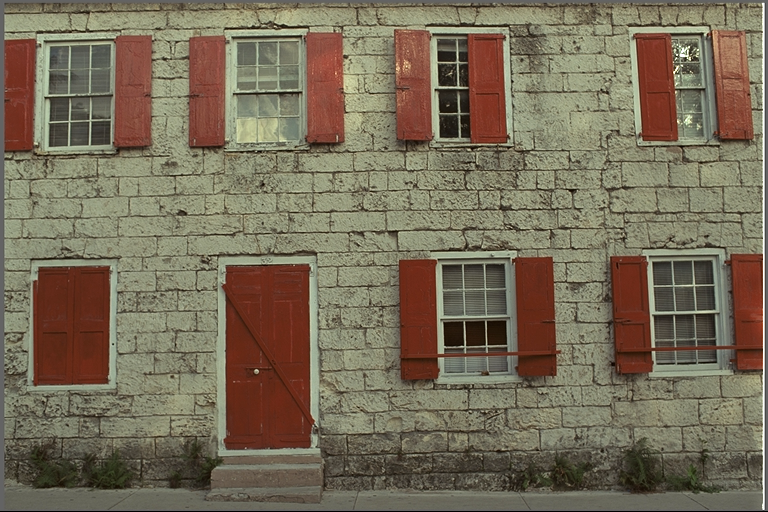
#> input picture lesson_3/data/kodim01.png, 768 x 512 px
$ jupyter execute Homework.ipynb
#> lines starting #> are read from the running program, lines starting #| are printed output that depends on the picture
# HOMEWORK 3

For this homework you are going to implement the **unsharp masking** filter (USM). It is a technique to improve the sharpness of an image by combining the image with its blurred (unsharp) version. See the Wikipedia [page](https://en.wikipedia.org/wiki/Unsharp_masking) for more details.

### Unsharp Masking (USP)
The USM technique consists of the following steps:
* Load the image you will be working with.
* Create a blurred (unsharp) version of the original image.
* Add the unsharp image (with a certain **weight**) to the original.

To sum it up, the USM performs the following operation:

`sharpened = original + (original − unsharp) × amount`

Even though we provide you an image to work with, you are welcome to use your own images :-)

[cell 1]
import cv2
import numpy as np
from matplotlib import pyplot as plt
plt.rcParams['figure.figsize'] = [15, 10]

[cell 2]
img = cv2.imread('./data/kodim01.png')
#> img is the input picture: shape (512, 768, 3); mean B, G, R 88.4, 108.7, 119.8
img = cv2.cvtColor(img, cv2.COLOR_BGR2RGB)
plt.imshow(img);

[cell 3]
# Create a blurred (unsharp) version of the original image (you can use Gaussian blurring)
unsharp = cv2.GaussianBlur(img, ksize=(3,3), sigmaX=5, sigmaY=5)

[cell 4]
# Create the difference image (original − unsharp)
# Note: Remember that you are working with uint8 data types. Any addition or substractions
# might result in overflow or underflow, respectively. You can prevent this by casting the images to float.
diff = img - unsharp * 0.9
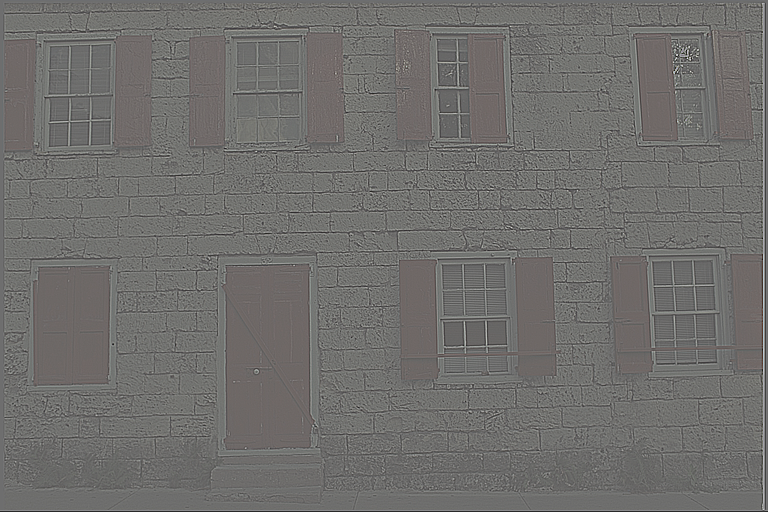
#> diff: shape (512, 768, 3) float64; mean R, G, B 11.9, 10.8, 8.8; drawn with min black and max white

[cell 5]
# Apply USM to get the resulting image using `sharpened = original + (original − unsharp) × amount`
# Note: Again, take care of underflows/overflows if necessary.
sharpened = img + diff
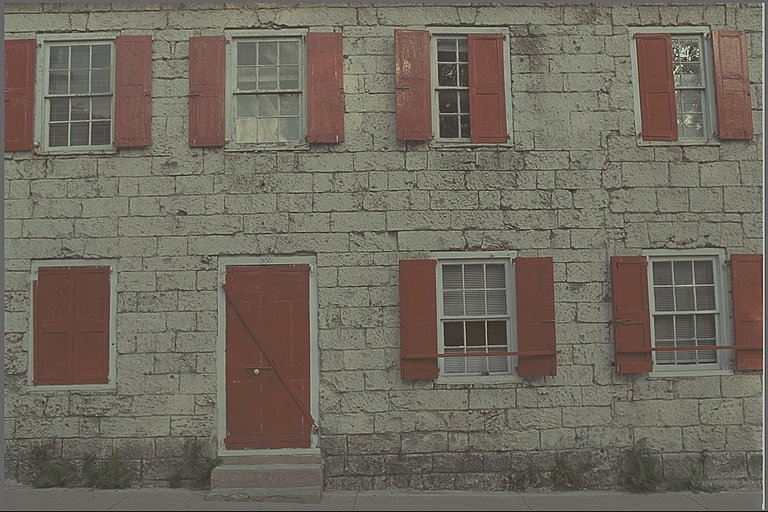
#> sharpened: shape (512, 768, 3) float64; mean R, G, B 131.7, 119.6, 97.2; drawn with min black and max white
plt.imshow(np.clip(sharpened.astype(int), 0, 255));
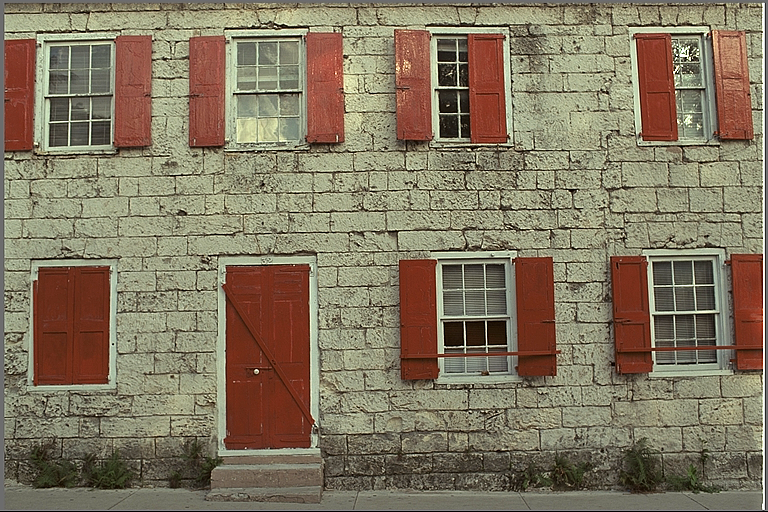
#> shown: shape (512, 768, 3); mean R, G, B 131.2, 119.1, 96.9

### Questions
* What is a good (reasonable) value for the `amount` parameter?
 * What happens if it is too small?
 * What happens if it is too large?

> What is a good (reasonable) value for the amount parameter?

I have found `amount == 0.9` to work reasonably well for this picture

> What happens if it is too small?

No difference is visible on the processed image

> What happens if it is too large?

A lot of pixels have extreme values in their color channels resulting in visual artifacts. Check the image below:

[cell 6]
plt.imshow(np.clip((img * 2 - unsharp).astype(int), 0, 255));
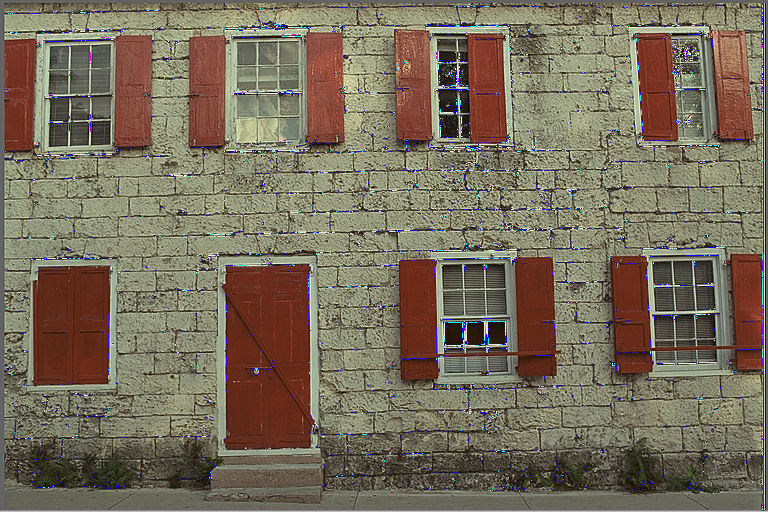
#> shown: shape (512, 768, 3); mean R, G, B 120.5, 110, 92.3
